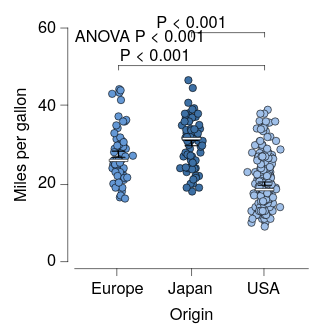

The specification (Vega-Lite) saved for this image:
### Vega-Lite specification from a JSON file in a GitHub repository (floating-point values rounded to 4 significant figures; data arrays with more than 128 entries replaced by an {"elided": "..."} marker saying what was removed)
{"background": null, "config": {"arc": {"fill": "black", "fillOpacity": 1.0, "innerRadius": 25.0, "padAngle": 0.03, "stroke": "black", "strokeOpacity": 1, "strokeWidth": 0.25}, "area": {"fill": "black", "fillOpacity": 1.0, "stroke": "black", "strokeOpacity": 1, "strokeWidth": 0.25}, "axis": {"domain": true, "domainCap": "round", "domainColor": "black", "domainWidth": 0.25, "grid": false, "gridCap": "round", "gridColor": "#F1F1F1", "gridDash": [0, 0], "gridOpacity": 1.0, "gridWidth": 0.25, "labelColor": "black", "labelFont": "HelveticaNeue", "labelFontSize": 7, "labelFontStyle": "normal", "labelFontWeight": 400, "offset": 3, "ticks": true, "tickCap": "round", "tickColor": "black", "tickSize": 3, "tickWidth": 0.25, "titleColor": "black", "titleFont": "HelveticaNeue", "titleFontSize": 7, "titleFontStyle": "normal", "titleFontWeight": 400}, "axisX": {"domain": true, "labelAlign": "center", "labelAngle": 0, "labels": true, "ticks": true, "translate": 0}, "axisY": {"domain": true, "labelAlign": "right", "labelAngle": 0, "labels": true, "ticks": true, "translate": 0}, "axisRight": {"domain": true, "labelAlign": "left", "labelAngle": 0, "labels": true, "ticks": true, "translate": 0}, "axisTop": {"domain": true, "labelAlign": "center", "labelAngle": 0, "labels": true, "ticks": true, "translate": 0}, "bar": {"fill": "black", "fillOpacity": 1.0, "stroke": "black", "strokeOpacity": 1, "strokeWidth": 0.25}, "boxplot": {"size": 8.0, "ticks": {"cornerRadius": 0.25, "fill": "black", "size": 6.0, "thickness": 0.25}, "box": {"fillOpacity": 1.0, "stroke": "black", "strokeOpacity": 1, "strokeWidth": 0.25}, "median": {"fill": "white", "fillOpacity": 1.0, "size": 8.0, "stroke": "black", "strokeOpacity": 1, "strokeWidth": 0.25}, "rule": {"fill": "black", "fillOpacity": 1.0, "size": 10.0, "stroke": "black", "strokeDash": [0, 0], "strokeOpacity": 1, "strokeWidth": 0.25}, "outliers": {"color": "black", "fill": "black", "fillOpacity": 1.0, "size": 0, "stroke": "black", "strokeOpacity": 1, "strokeWidth": 0.25}}, "circle": {"fill": "white", "fillOpacity": 1.0, "size": 2.5, "stroke": "black", "strokeOpacity": 1, "strokeWidth": 0.25}, "errorband": {"band": {"fillOpacity": 0.6, "stroke": null, "strokeWidth": 0.25, "strokeOpacity": 1}, "borders": {"opacity": 0, "strokeOpacity": 0.25, "strokeWidth": 1}}, "errorbar": {"opacity": 1, "rule": {"strokeDash": [0, 0], "strokeWidth": 0.5}, "ticks": {"color": "black", "cornerRadius": 0.25, "opacity": 1, "size": 6.0, "thickness": 0.5}, "thickness": 0.5}, "font": "HelveticaNeue", "geoshape": {"fill": "black", "fillOpacity": 1.0, "stroke": "black", "strokeOpacity": 1, "strokeWidth": 0.25}, "header": {"labelColor": "black", "labelFont": "HelveticaNeue", "labelFontSize": 7, "labelFontStyle": "normal", "labelFontWeight": 400, "titleColor": "black", "titleFont": "HelveticaNeue", "titleFontSize": 7, "titleFontStyle": "normal", "titleFontWeight": 400, "titlePadding": 0}, "legend": {"disable": false, "offset": 3, "gradientLength": 50.0, "gradientThickness": 5.0, "gradientOpacity": 1.0, "gradientStrokeColor": "black", "gradientStrokeWidth": 0.25, "labelColor": "black", "labelFont": "HelveticaNeue", "labelFontSize": 7, "labelFontStyle": "normal", "labelFontWeight": 400, "strokeColor": "black", "strokeWidth": 0, "symbolSize": 42, "symbolStrokeColor": "black", "symbolStrokeWidth": 0.25, "titleColor": "black", "titleFont": "HelveticaNeue", "titleFontSize": 7, "titleFontStyle": "normal", "titleFontWeight": 400}, "line": {"color": "black", "stroke": "black", "strokeCap": "round", "strokeDash": [0, 0], "strokeOpacity": 1, "strokeWidth": 0.375}, "point": {"filled": true, "fill": "black", "fillOpacity": 1.0, "size": 5.0, "stroke": "black", "strokeOpacity": 1, "strokeWidth": 0.25}, "range": {"category": {"scheme": ["#DFE9F7", "#ADC8EC", "#7AA8E0", "#4D87CA", "#386898", "#264A69"]}, "diverging": {"scheme": ["#BC4A5A", "#C96872", "#D4858B", "#DFA1A5", "#E8BDBF", "#F0DADA", "#F6F6F6", "#D7E0EB", "#B9CBE0", "#9BB6D5", "#7DA1C9", "#5F8CBD", "#4177B1"]}, "heatmap": {"scheme": ["#DFE9F7", "#C6D9F1", "#ADC8EC", "#94B8E6", "#7AA8E0", "#6097DA", "#4D87CA", "#4177B1", "#386898", "#2F597F", "#264A69", "#1D3A58"]}, "ordinal": {"scheme": ["#DFE9F7", "#C6D9F1", "#ADC8EC", "#94B8E6", "#7AA8E0", "#6097DA", "#4D87CA", "#4177B1", "#386898", "#2F597F", "#264A69", "#1D3A58"]}, "ramp": {"scheme": ["#DFE9F7", "#C6D9F1", "#ADC8EC", "#94B8E6", "#7AA8E0", "#6097DA", "#4D87CA", "#4177B1", "#386898", "#2F597F", "#264A69", "#1D3A58"]}}, "rule": {"color": "black", "stroke": "black", "strokeCap": "round", "strokeDash": [2, 2], "strokeOpacity": 1, "strokeWidth": 0.25}, "scale": {"bandPaddingInner": 0.1, "bandPaddingOuter": 0.1, "round": false}, "rect": {"fill": "black", "fillOpacity": 1.0, "stroke": "black", "strokeOpacity": 1, "strokeWidth": 0.25}, "square": {"fill": "black", "fillOpacity": 1.0, "size": 10.0, "stroke": "black", "strokeOpacity": 1, "strokeWidth": 0.25}, "text": {"color": "black", "font": "HelveticaNeue", "fontSize": 7, "fontStyle": "normal", "fontWeight": 400}, "title": {"anchor": "middle", "frame": "group", "color": "black", "font": "HelveticaNeue", "fontSize": 7, "fontStyle": "normal", "fontWeight": 400, "subtitleColor": "black", "subtitleFont": "HelveticaNeue", "subtitleFontSize": "HelveticaNeue", "subtitleFontStyle": "normal", "subtitleFontWeight": 400}, "view": {"continuousWidth": 100, "continuousHeight": 100, "discreteWidth": 100, "discreteHeight": 100, "fill": null, "stroke": null, "strokeWidth": 0.25}}, "layer": [{"data": {"name": "data-935eb22f7559d5aa3d079daff97b9735"}, "mark": {"type": "circle", "opacity": 1.0, "size": 10.0}, "encoding": {"color": {"field": "Origin", "legend": null, "sort": ["USA", "Europe", "Japan"], "title": null, "type": "nominal"}, "x": {"axis": {}, "field": "Origin", "sort": ["USA", "Europe", "Japan"], "title": "Origin", "type": "nominal"}, "xOffset": {"field": "jitter_x", "scale": {"domain": [-7.33, 7.33], "range": [5.17, 19.83]}, "type": "quantitative"}, "y": {"field": "Miles_per_Gallon", "title": "Miles per gallon", "type": "quantitative"}}}, {"data": {"name": "data-4bd92e4c9b29f52b896ac3c737c396e4"}, "mark": {"type": "errorbar"}, "encoding": {"x": {"axis": {}, "field": "Origin", "sort": ["USA", "Europe", "Japan"], "title": "Origin", "type": "nominal"}, "y": {"field": "__mean", "title": "Miles per gallon", "type": "quantitative"}, "yError": {"field": "__error"}}}, {"data": {"name": "data-935eb22f7559d5aa3d079daff97b9735"}, "mark": {"type": "boxplot", "box": {"fillOpacity": 0, "strokeOpacity": 0}, "outliers": {"opacity": 0}, "rule": {"strokeOpacity": 0}, "ticks": false}, "encoding": {"x": {"axis": {}, "field": "Origin", "sort": ["USA", "Europe", "Japan"], "title": "Origin", "type": "nominal"}, "y": {"field": "Miles_per_Gallon", "title": "Miles per gallon", "type": "quantitative"}}}, {"layer": [{"data": {"name": "data-f3d3057cd27e08bbf0694749938c943e"}, "mark": {"type": "text", "align": "left", "angle": 0, "baseline": "top", "dx": 0, "dy": 0, "fontSize": 7, "opacity": 1.0}, "encoding": {"text": {"field": "__text", "type": "nominal"}, "x": {"value": 0}, "y": {"value": 0}}}, {"layer": [{"data": {"values": [{"x": "USA", "x2": "Europe", "y": 50.36, "__dysonsphere__": 1}]}, "mark": {"type": "rule", "strokeCap": "round", "strokeDash": [0, 0], "strokeWidth": 0.25}, "encoding": {"x": {"field": "x", "type": "nominal"}, "x2": {"field": "x2"}, "y": {"field": "y", "type": "quantitative"}}}, {"data": {"values": [{"x": "USA", "y": 50.36, "y2": 49.23, "__dysonsphere__": 1}]}, "mark": {"type": "rule", "strokeCap": "round", "strokeDash": [0, 0], "strokeWidth": 0.25}, "encoding": {"x": {"field": "x", "type": "nominal"}, "y": {"field": "y", "type": "quantitative"}, "y2": {"field": "y2"}}}, {"data": {"values": [{"x": "Europe", "y": 50.36, "y2": 49.23, "__dysonsphere__": 1}]}, "mark": {"type": "rule", "strokeCap": "round", "strokeDash": [0, 0], "strokeWidth": 0.25}, "encoding": {"x": {"field": "x", "type": "nominal"}, "y": {"field": "y", "type": "quantitative"}, "y2": {"field": "y2"}}}, {"data": {"values": [{"y": 50.36, "label": "P < 0.001", "__dysonsphere__": 1}]}, "mark": {"type": "text", "align": "center", "dy": -4, "fontSize": 7}, "encoding": {"text": {"field": "label", "type": "nominal"}, "x": {"value": 34.38}, "y": {"field": "y", "type": "quantitative"}}}]}, {"layer": [{"data": {"values": [{"x": "USA", "x2": "Japan", "y": 58.82, "__dysonsphere__": 1}]}, "mark": {"type": "rule", "strokeCap": "round", "strokeDash": [0, 0], "strokeWidth": 0.25}, "encoding": {"x": {"field": "x", "type": "nominal"}, "x2": {"field": "x2"}, "y": {"field": "y", "type": "quantitative"}}}, {"data": {"values": [{"x": "USA", "y": 58.82, "y2": 57.69, "__dysonsphere__": 1}]}, "mark": {"type": "rule", "strokeCap": "round", "strokeDash": [0, 0], "strokeWidth": 0.25}, "encoding": {"x": {"field": "x", "type": "nominal"}, "y": {"field": "y", "type": "quantitative"}, "y2": {"field": "y2"}}}, {"data": {"values": [{"x": "Japan", "y": 58.82, "y2": 57.69, "__dysonsphere__": 1}]}, "mark": {"type": "rule", "strokeCap": "round", "strokeDash": [0, 0], "strokeWidth": 0.25}, "encoding": {"x": {"field": "x", "type": "nominal"}, "y": {"field": "y", "type": "quantitative"}, "y2": {"field": "y2"}}}, {"data": {"values": [{"y": 58.82, "label": "P < 0.001", "__dysonsphere__": 1}]}, "mark": {"type": "text", "align": "center", "dy": -4, "fontSize": 7}, "encoding": {"text": {"field": "label", "type": "nominal"}, "x": {"value": 50.0}, "y": {"field": "y", "type": "quantitative"}}}]}], "name": "__dysonsphere_e292d23a7f59b5b1_1"}], "$schema": "https://vega.github.io/schema/vega-lite/v6.4.1.json", "datasets": {"data-935eb22f7559d5aa3d079daff97b9735": {"elided": "392 records"}, "data-4bd92e4c9b29f52b896ac3c737c396e4": [{"Origin": "Europe", "__mean": 27.6, "__error": 0.798, "__dysonsphere__": 1}, {"Origin": "USA", "__mean": 20.03, "__error": 0.4115, "__dysonsphere__": 1}, {"Origin": "Japan", "__mean": 30.45, "__error": 0.6852, "__dysonsphere__": 1}], "data-f3d3057cd27e08bbf0694749938c943e": [{"__text": "ANOVA P < 0.001", "__dysonsphere__": 1}]}}
